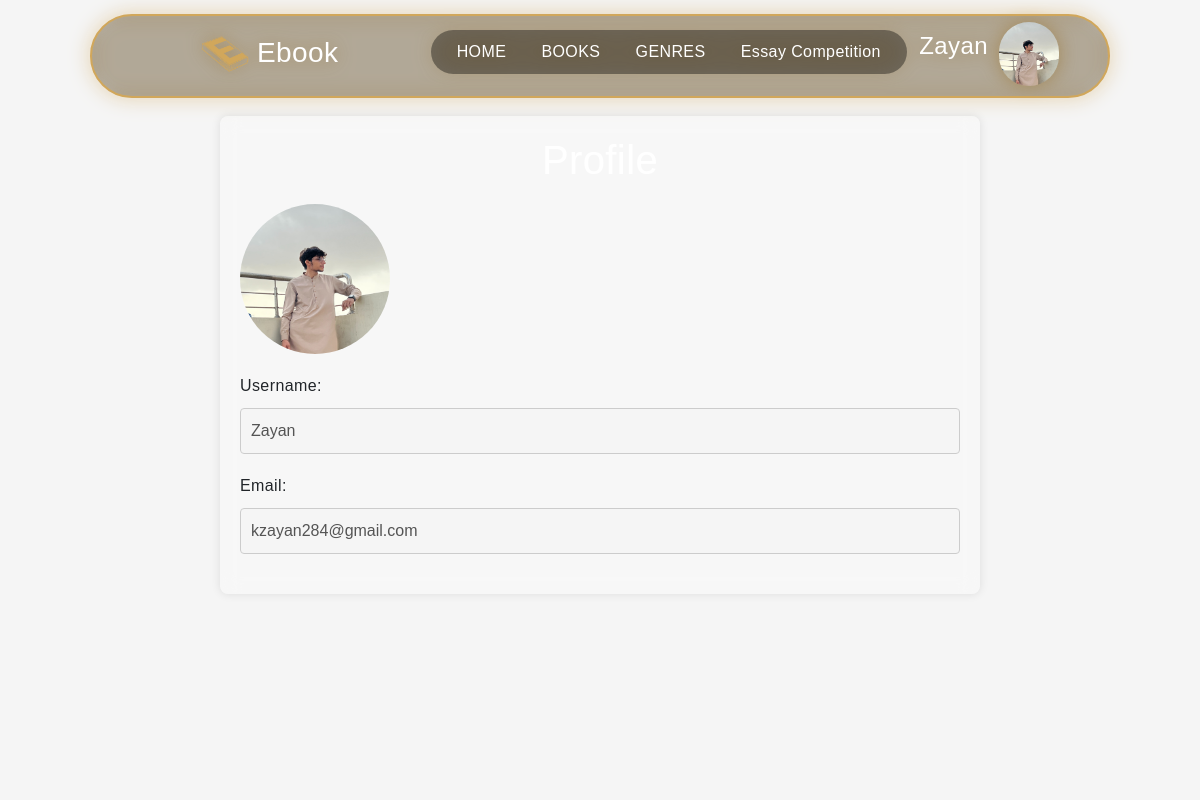
Page /profile.php (signed in) on the committed database.
### tables this page shows
CREATE TABLE `users` (
  `id` int(11) NOT NULL,
  `username` varchar(255) NOT NULL,
  `email` varchar(255) NOT NULL,
  `password` varchar(255) NOT NULL,
  `profile_picture` varchar(255) DEFAULT 'default_profile_picture.jpg'
);

### profile.php (the view, shortened to what this page needs)
<?php
include 'db.php';
include('header.php');
include('bg_video.php');
$username = $_SESSION['username'];
$sql = "SELECT * FROM users WHERE username = '$username'";
$result = $conn->query($sql);
if ($result->num_rows > 0) {
    $row = $result->fetch_assoc();
    $email = $row['email'];
    $profile_picture = $row['profile_picture'];
} else {
    echo "User not found.";
    exit();
}
?>
<!DOCTYPE html>
<html lang="en">
<head>
</head>
<body>
<div class="container">
<div class="profile">
    <h1>Profile</h1>
        <img src="../admin/<?php echo $profile_picture; ?>" alt="Profile Picture">
        <div class="profile-info">
            <form action="profile.php" method="post">
                <label for="new_username">Username:</label>
                <input type="text" name="new_username" id="new_username" disabled  value="<?php echo $username; ?>">
                <label for="new_email">Email:</label>
                <input type="email" name="new_email" id="new_email" disabled value="<?php echo $email; ?>">
            </form>
        </div>
    </div>
</div>
</body>
</html>

### header.php (shortened to what this page needs)
<?php
include 'db.php';
function getUserProfilePicture($conn, $username) {
    $sql = "SELECT profile_picture FROM users WHERE username = '$username'";
    $result = $conn->query($sql);
    if ($result->num_rows > 0) {
        $row = $result->fetch_assoc();
        return $row['profile_picture'];
    } else {
        return 'default_profile_picture.jpg';
    }
}
?>
<!DOCTYPE html>
<html lang="en">
<head>
    <link href="https://cdn.jsdelivr.net/npm/bootstrap@5.3.3/dist/css/bootstrap.min.css" rel="stylesheet">
    <link href="https://unpkg.com/aos@2.3.1/dist/aos.css" rel="stylesheet">
    <link rel="stylesheet" href="style-------__.css?v=1">
    <link rel="stylesheet" href="media_____.css?v=1">
    <link rel="stylesheet" href="nav____2.css?v=1">
</head>
<body>
<div class="main_nav">
    <nav>
        <div class="logo">
            <h3><a href="index.php"><img src="web_imgs/logo.png" alt="" class="logo_img" style="height: 6vh;"> Ebook</a></h3>
        </div>
        <div class="main_part nav_media">
            <ul class="all_links" id="menu">
                <li>
                    <a class="links <?php if(strpos($_SERVER['REQUEST_URI'], 'index.php') !== false) echo 'active'; ?>" href="index.php">HOME</a>
                </li>
                <li>
                    <a class="links <?php if(strpos($_SERVER['REQUEST_URI'], 'books.php') !== false) echo 'active'; ?>" href="books.php">BOOKS</a>
                </li>
                <li>
                    <a class="links genre <?php if(strpos($_SERVER['REQUEST_URI'], 'genres.php') !== false) echo 'active'; ?>" href="genres.php">GENRES</a>
                </li>
                <li>
                    <a class="links <?php if(strpos($_SERVER['REQUEST_URI'], 'essay.php') !== false) echo 'active'; ?>" href="essay.php">Essay Competition</a>
                </li>
            </ul>
        </div>
        <div class="side_part nav_media">
            <?php
            if(isset($_SESSION['username'])) {
                $username = $_SESSION['username'];
                $profile_picture = getUserProfilePicture($conn, $username);
                echo '<div class="dropdown user_info">';
                echo '<h4 class="main_user profile_picture_main" onclick="toggleDropdown()">' . $username . '<img src="../admin/' . $profile_picture . '" alt="Profile Picture" class="profile_picture profile_picture_main"></h4>';
                echo '</div>';
            } else {
                echo '<a href="page_login.php" class="login_btn">Login</a>';
                echo '<a href="page_signup.php" class="signup_btn">SignUp</a>';
            }
            ?>
        </div>
    </nav>
</div>
</body>
</html>

### style-------__.css (style rules this page uses)
* { margin: 0; padding: 0; box-sizing: border-box; }
body { background: #FFE6C7; font-family: "Roboto Condensed", sans-serif; letter-spacing: .4px; }
.main_nav { background: #45454556; border-radius: 100rem; margin-top: 1rem; position: fixed; width: 85%; top: 5%; left: 50%; transform: translate(-50%, -50%); backdrop-filter: blur(10px); border: 2px solid #d1a75b; filter: drop-shadow(0px 0px 10px #d1a75b); z-index: 1; transition: .4s ease-in-out; }
nav { display: flex; justify-content: space-evenly; align-items: first baseline; height: 10vh; position: relative; top: .5rem; padding: .1rem 1rem; }
.logo { display: flex; align-items: first baseline; color: #fff; position: relative; top: .3rem; }
a { color: #fff !important; text-decoration: none !important; }
.all_links { display: flex; background: #00000060; margin: 0; padding: .5rem .5rem; border-radius: 100rem; }
.all_links li { list-style: none; padding: .1rem .1rem; transition: .5s; }
.links { transition: .5s; padding: .3rem 1rem; }
.side_part { background: #00000060; display: flex; align-items: baseline; border-radius: 100rem; }

### nav____2.css (style rules this page uses)
.main_user { position: absolute; top: 1rem; margin-left: -5rem; }
.user_info { padding: 0px; position: absolute; top: -.5rem; color: #fff; }
.profile_picture { position: absolute; height: 8vh; top: -.6rem; left: 5rem; border-radius: 40rem; }

### profile.php (style rules this page uses)
body { font-family: Arial, sans-serif; background-color: #f5f5f5; margin: 0; padding: 0; }
.container { max-width: 800px; margin: 0 auto; padding: 20px; }
h1 { text-align: center; margin-bottom: 20px; color: #fff; }
.profile { background-color: #ffffff45; backdrop-filter: blur(10px); border-radius: 8px; box-shadow: 0 0 10px rgba(0, 0, 0, 0.1); padding: 20px; margin-top: 6rem; }
.profile img { width: 150px; height: 150px; border-radius: 50%; margin-bottom: 20px; }
.profile form { display: flex; flex-direction: column; }
.profile form label { margin-bottom: 10px; }
.profile form input[type="text"], .profile form input[type="email"] { padding: 10px; margin-bottom: 20px; border-radius: 4px; border: 1px solid #ccc; }
.profile form input[type="text"], .profile form input[type="email"]:focus { outline: none; }

### rows in the picture
users: profile_picture (picture), new_email "kzayan284@gmail.com"

### other values in the picture
$username "Zayan"
